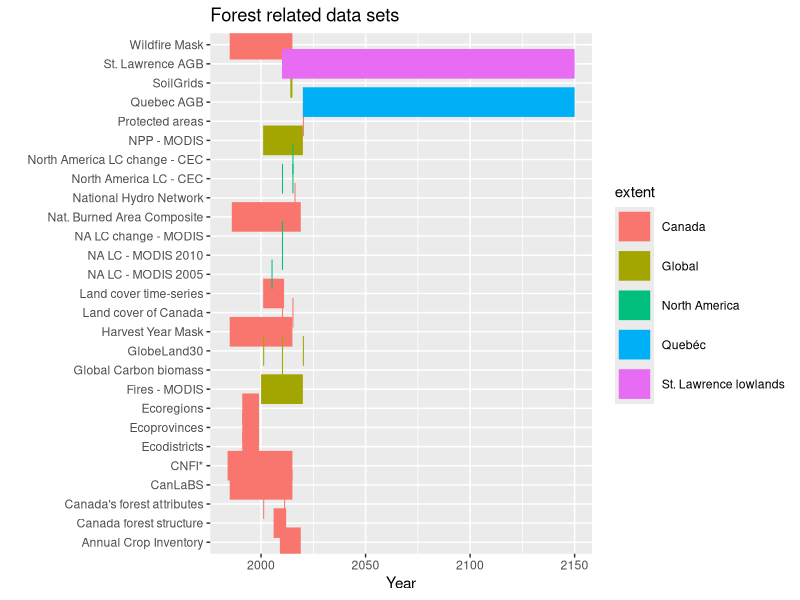
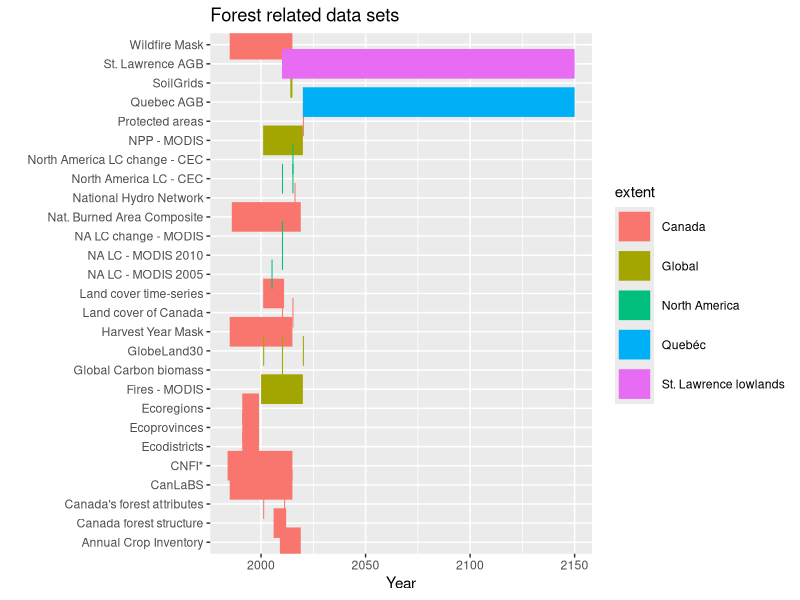

Write R code to recreate these figures, in order.
# Data exploration for thesis

## 2021-05-14
## Peter R.

### Aim:
# Create a figure with the data I have gathered so far

setwd("~/Documents/georod/github/carbon-seq-resources/R_code")

## libraries

library(ggplot2)

d1 <- read.csv("./data_catalogue_v1.csv",header = TRUE, sep=',', quote="\"")
str(d1)

## Forests 
d2 <- d1[d1$habitat!='wetlands' & d1$use=='primary' & !is.na(d1$date_start),]

path1 <- c("../images/") 


ggplot(d2) + geom_segment(aes(x=date_start,xend=ifelse(date_start==date_end, (date_end+0.5), date_end), y=short_name, yend=short_name, color=extent),size=10) + labs(x="Year") + labs(y = "") + ggtitle("Forest related data sets")

## Save as PNG
png(paste0(path1,"forest_data_sets1.png"))
ggplot(d2) + geom_segment(aes(x=date_start,xend=ifelse(date_start==date_end, (date_end+0.5), date_end), y=short_name, yend=short_name, color=extent),size=10) + labs(x="Year") + labs(y = "") + ggtitle("Forest related data sets")
dev.off()
